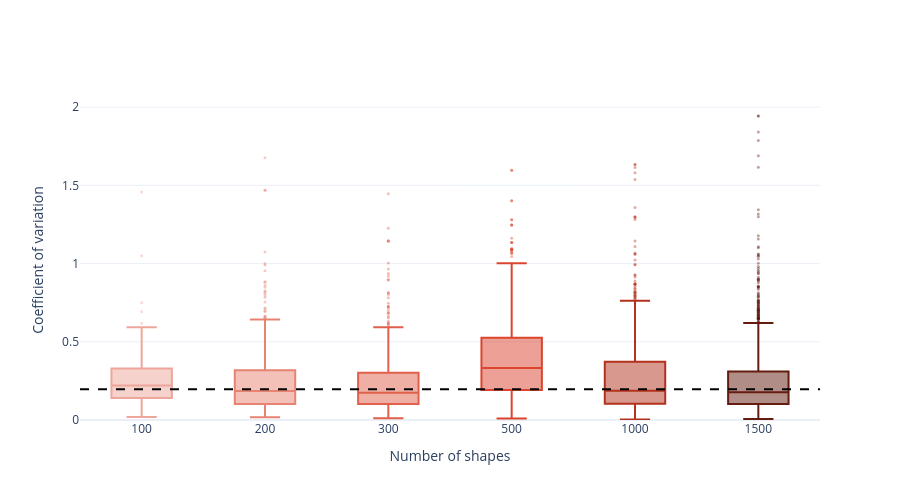

Notebook source saved alongside this figure:
### Markdown cell above
# Supplementary Figure 5c
Coefficient of variation of Class I phosphosite intensities across replicates, per shape number. Per project policy CV keeps multiplicity (per-feature quantitative metric); linear-space CV requiring all replicates valid.

### Code cell
# Suppl 5c - replicate CV of Class I intensities per shape number.
cv_by_shape = {}
for n in SHAPE_ORDER:
    sd = process_ptm_site_report(shapes[n], cutoff=0.75)['site_data']
    cols = [c for c in sd.columns if c not in PROC_META]
    lin = np.power(2.0, sd[cols])
    cv = (lin.std(axis=1) / lin.mean(axis=1)).where(lin.notna().sum(axis=1) >= len(cols))
    cv_by_shape[n] = cv.dropna()
allcv = np.concatenate([v.values for v in cv_by_shape.values()])
print('median CV (all shapes): %.3f' % np.nanmedian(allcv))
for n in SHAPE_ORDER:
    print(f'  {n:>4} shapes: n={len(cv_by_shape[n]):>5}  median CV={np.nanmedian(cv_by_shape[n]):.3f}')

fig = go.Figure()
for i, n in enumerate(SHAPE_ORDER):
    fig.add_trace(go.Box(y=cv_by_shape[n], x=[str(n)]*len(cv_by_shape[n]), name=str(n),
        marker_color=SHAPE_COLORS[i], line=dict(color=SHAPE_COLORS[i]), boxpoints='outliers',
        marker=dict(size=3, opacity=0.4), showlegend=False))
fig.add_hline(y=np.nanmedian(allcv), line={'dash': 'dash', 'width': 2, 'color': 'black'})
fig.update_layout(width=900, height=500, template='plotly_white',
                  xaxis_title='Number of shapes', yaxis_title='Coefficient of variation')
fig.update_xaxes(categoryorder='array', categoryarray=[str(n) for n in SHAPE_ORDER])
fig.update_yaxes(rangemode='tozero')
fig.show()
#fig.write_image(r'figures/figure5/suppl_figure5c.pdf', width=900, height=500)

### Figure 1 — Plotly figure (JSON) as saved in the notebook; plotly's stock layout.template omitted (floating-point values rounded to 4 significant figures; data arrays with more than 128 entries replaced by an {"elided": "..."} marker saying what was removed)
{"data": [{"boxpoints": "outliers", "line": {"color": "#EEA69B"}, "marker": {"color": "#EEA69B", "opacity": 0.4, "size": 3}, "name": "100", "showlegend": false, "type": "box", "x": {"elided": "135 str values"}, "y": {"elided": "135 float values"}}, {"boxpoints": "outliers", "line": {"color": "#E78373"}, "marker": {"color": "#E78373", "opacity": 0.4, "size": 3}, "name": "200", "showlegend": false, "type": "box", "x": {"elided": "366 str values"}, "y": {"elided": "366 float values"}}, {"boxpoints": "outliers", "line": {"color": "#E1604C"}, "marker": {"color": "#E1604C", "opacity": 0.4, "size": 3}, "name": "300", "showlegend": false, "type": "box", "x": {"elided": "531 str values"}, "y": {"elided": "531 float values"}}, {"boxpoints": "outliers", "line": {"color": "#DB452E"}, "marker": {"color": "#DB452E", "opacity": 0.4, "size": 3}, "name": "500", "showlegend": false, "type": "box", "x": {"elided": "666 str values"}, "y": {"elided": "666 float values"}}, {"boxpoints": "outliers", "line": {"color": "#B3321E"}, "marker": {"color": "#B3321E", "opacity": 0.4, "size": 3}, "name": "1000", "showlegend": false, "type": "box", "x": {"elided": "1470 str values"}, "y": {"elided": "1470 float values"}}, {"boxpoints": "outliers", "line": {"color": "#641C11"}, "marker": {"color": "#641C11", "opacity": 0.4, "size": 3}, "name": "1500", "showlegend": false, "type": "box", "x": {"elided": "1969 str values"}, "y": {"elided": "1969 float values"}}], "layout": {"height": 500, "shapes": [{"line": {"color": "black", "dash": "dash", "width": 2}, "type": "line", "x0": 0, "x1": 1, "xref": "x domain", "y0": 0.1965, "y1": 0.1965, "yref": "y"}], "width": 900, "xaxis": {"categoryarray": ["100", "200", "300", "500", "1000", "1500"], "categoryorder": "array", "title": {"text": "Number of shapes"}}, "yaxis": {"rangemode": "tozero", "title": {"text": "Coefficient of variation"}}}}
